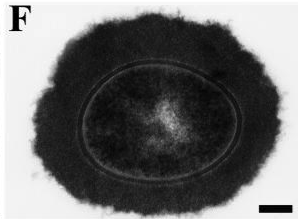
#> input picture images/Sample.png, 298 x 219 px; its folder holds only this picture in this run
$ jupyter execute --allow-errors CellCapsuleAnalysis-Manual.ipynb
#> lines starting #> are read from the running program, lines starting #| are printed output that depends on the picture; after the words box and inside, x2 and y2 are one past the last pixel; in counts of white or black regions, pixels touching at a corner belong together
# Cell Capsule Analysis
This notebook analyses cells and their capsules to provide metrics on areas of different regions.
Images must be marked with a green ellipse to denote the cell wall.

Steps:
1) User select the image to be processed
2) Detect the cell outline and generate a cell mask
3) User define a cell capsule ROI
4) Detect the cell capsule outline and generate a cell capsule mask
5) User select white space in the image to set threshold
6) Detect white space and generate a white space mask
7) User enter scale bar size in nm
8) User enter scale bar ROI
9) Generate the output report

## Import required modules

[cell 1]
import cv2
import numpy as np
import matplotlib.pyplot as plt
import os
import ipywidgets as widgets
from ipywidgets import Layout
from tkinter import Tk
from tkinter.filedialog import askopenfilename

## STEP 1: Select image file to analyse

[cell 2]
# create a file dialog to select the image
Tk().withdraw() # we don't want a full GUI, so keep the root window from appearing

# open the file dialog with default path to the image folder
image_path = askopenfilename(initialdir = "images/",title = "Select image",filetypes = (("tif files","*.tif"),("all files","*.*")))
#> the answer given: images/Sample.png

## STEP 2: Detect the cell outline and generate a cell mask

[cell 3]
# Read the image
image = cv2.imread(image_path)
#> image is the input picture: shape (219, 298, 3); min 0, max 255, mean 113.4

# Convert the image to HSV color space
hsv = cv2.cvtColor(image, cv2.COLOR_BGR2HSV)
#> hsv: shape (219, 298, 3); mean H, S, V 0, 0, 113.4

imageOriginal = image.copy()

# Define range for green color in HSV
lower_green = (35, 50, 50)
upper_green = (85, 255, 255)

# Threshold the image to get only green
green_mask = cv2.inRange(hsv, lower_green, upper_green)
#> green_mask: shape (219, 298); every value is 0

# Find contours
contours, _ = cv2.findContours(green_mask, cv2.RETR_EXTERNAL, cv2.CHAIN_APPROX_SIMPLE)
#> contours = []

# Assuming the largest contour is our green outline, sort contours by area
#> (the rest of this cell did not finish here and is left out)

## STEP 3: Define the cell capsule ROI (Region of Interest)

[cell 4]
# create an iteractive plot to adjust the diameter of the cell
# add a button to save the value
from IPython.display import display, Javascript

roi = cv2.bitwise_not(green_mask)  # copy the contour of the cell wall, and invert
#> roi: shape (219, 298); every value is 255
#> the sliders are set to pixels = 1
global imageROI
global config_ROI_pixels

# define the callback function
def updateROI(pixels):
#> called with pixels = 1
    global imageROI
    global config_ROI_pixels
    config_ROI_pixels = pixels

    roi = cv2.bitwise_not(green_mask)  # copy the contour of the cell wall, and invert

    dist = cv2.distanceTransform(roi, cv2.DIST_L2, cv2.DIST_MASK_PRECISE)
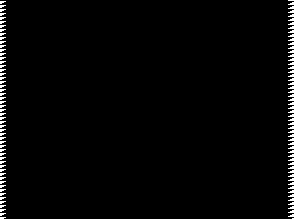
#> dist: shape (219, 298) float32; values 1.84e+19 (black) and 1.84e+19 (white), 3.4% white; 56 white regions (55 under 20 px), largest, box (x1, y1, x2, y2) and area: (288, 0, 298, 219) 1532
    ring = cv2.inRange(dist, pixels-0.5, pixels+0.5) # take all pixels at distance set by slider +/- 0.5
    contours, _ = cv2.findContours(ring, cv2.RETR_EXTERNAL, cv2.CHAIN_APPROX_SIMPLE)
#> contours = []

    vis = cv2.cvtColor(roi, cv2.COLOR_GRAY2BGR)
#> vis: shape (219, 298, 3); every value is 255

    # overlay the ROI on the original image
    imageROI = imageOriginal.copy()
    cv2.drawContours(imageROI, contours, 0, (255,0,0),2)

    plt.imshow(imageROI)
#> (this line was passed over: IPython is not available in this run)

# callback function for the save button
# [5 lines left out: function saveROI, not called in this run]


widgets.interact(updateROI, pixels=widgets.IntSlider(value=1,min=1,max=500,step=1,description="No. Pixels :",layout=Layout(width='1000px')))
button = widgets.Button(description='Save', disabled=False, button_style='success', tooltip='Click me', icon='check')
button.on_click(saveROI)
display(button)

## STEP 4: Detect the cell capsule outline and generate a cell capsule mask

[cell 5]
global userDefinedROI

# get the name of the input image
imageName = image_path.split('/')[-1].split('.')[0]

#  create a path to the output image
outputImagePath = 'outputimages/' + imageName + '_output'

# check if the outputimages folder exists
if not os.path.exists('outputimages'):
    #  if it doesn't exist, create it
    os.makedirs('outputimages')

def get_next_filename(base_filename, extension):
#> called with base_filename = 'outputimages/Sample_output', extension = 'tif'
    index = 1
    new_filename = f"{base_filename}.{extension}"

    while os.path.exists(new_filename):
        new_filename = f"{base_filename}_{index}.{extension}"
        index += 1

    return new_filename

next_filename = get_next_filename(outputImagePath, "tif")

#  save the image
#> (the rest of this cell did not finish here and is left out)
